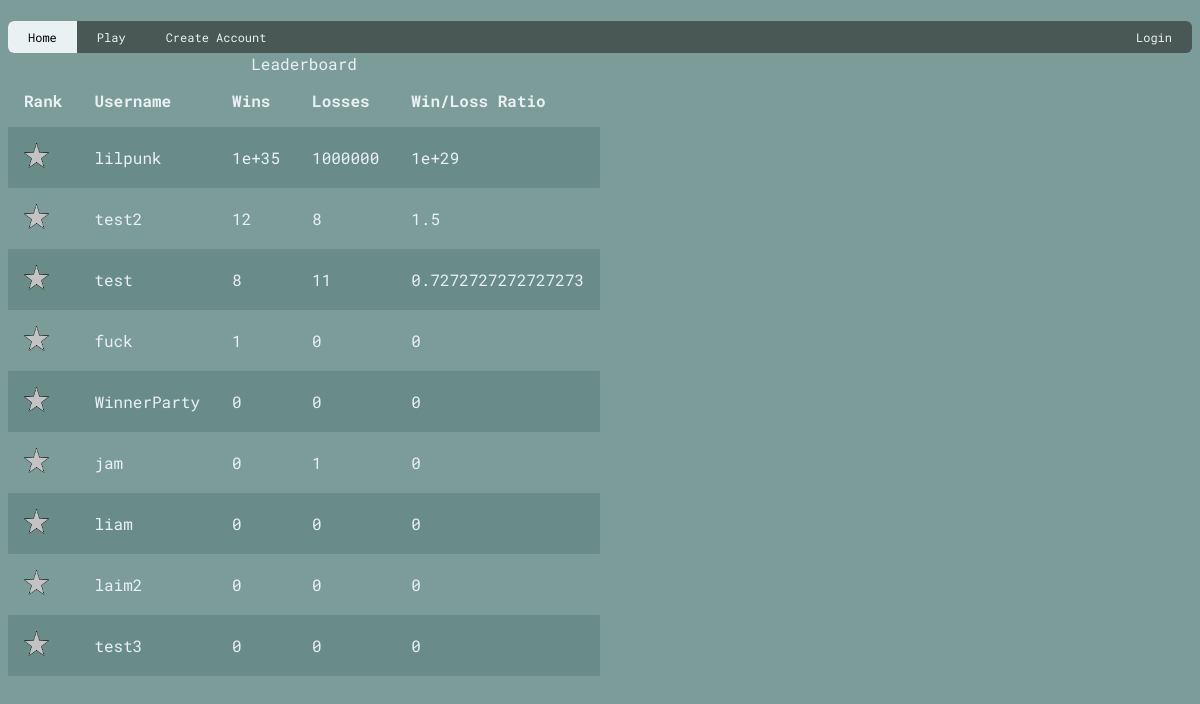
Before: / with the older database file.
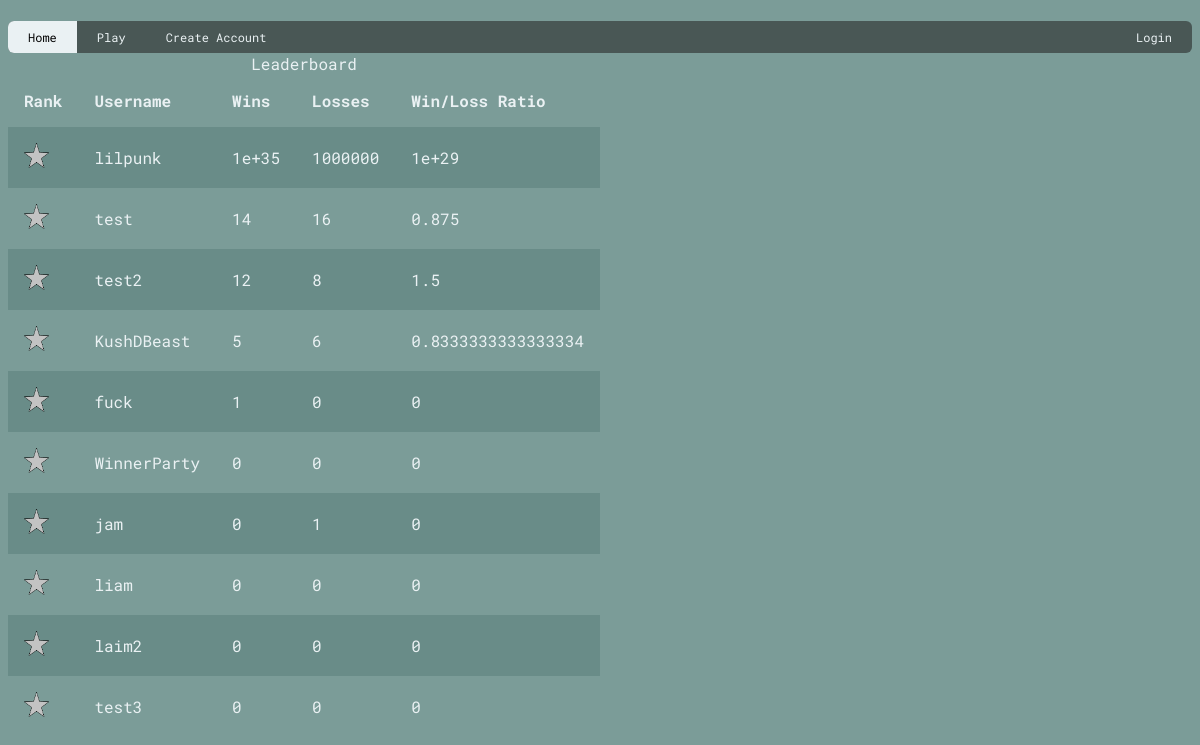
After: the same page with the newer database file.
### models.py (models this page shows)
class users(db.Model):
    __tablename__ = 'user'
    userId = db.Column(db.Integer, primary_key = True)
    username = db.Column(db.String)
    password = db.Column(db.String)
    gamesWon = db.Column(db.Integer)
    gamesLost = db.Column(db.Integer)
    sessionId = db.Column(db.Integer)

### main.py (the view)
@app.route('/')
def home():
    users = (models.users.query.order_by(models.users.gamesWon.desc()).all())
    length = len(users)
    upper_split = int((length/100) * 20)
    lower_split = int((length/100) * 70)
    upper_quart = users[:(upper_split)]
    middle_quart = users[(upper_split):(lower_split)]
    lower_quart = users[(lower_split):]
    print(upper_quart, middle_quart, lower_quart)
    upper_users = models.user_to_picture.query.filter(models.user_to_picture.userId == upper_quart)
    upper_users.pictureRef = 1
    db.session.commit()
    return render_template('home.html', users=users)

### main.py (called while the page is built)
@app.context_processor
def add_current_user(): # function to create a user session
    if session.get('user'): # if there is user session
        return dict(current_user = models.users.query.get(session['user']))
    return dict(current_user = None)

### templates/home.html
{% extends 'layout.html' %}
{% block body %}
<table>
    <caption>Leaderboard</caption>
    <tr>
        <th>Rank</th>
        <th>Username</th>
        <th>Wins</th>
        <th>Losses</th>
        <th>Win/Loss Ratio</th>
    </tr>
    {% for user in users %}
        <tr>
            <td><img src="/static/ranks/silver.png" style="width:25px;height:25px"></td>
            <td>{{user.username}}</td>
            <td>{{user.gamesWon}}</td>
            <td>{{user.gamesLost}}</td>
            {% if user.gamesWon > 0 and user.gamesLost > 0 %}
                <td>{{user.gamesWon / user.gamesLost}}</td>
            {% else %}
                <td>0</td>
            {% endif %}
        </tr>
    {%endfor%}
</table>
{% endblock body %}

### templates/layout.html (shortened to what this page needs)
{% macro nav_item(text, url, extra_class) %}
<a href="{{ url }}" class="{{ extra_class }} {% if request.path == url %}active{% endif %}">{{ text }}</a>
{% endmacro %}
<!DOCTYPE html>
<html lang = 'en'>
<head>
    <link rel = 'stylesheet' href = '/static/css/style.css'>
</head>
<body>
    <div class = 'navbar' id = 'topnav'>
        {{ nav_item('Home', '/') }}
        {{ nav_item('Play', '/play')}}
        {{ nav_item('Create Account', '/createaccount') }}
        <lgn>
            {% if current_user %}
                <txt>{{('Logged in as {}'.format(current_user.username)) }}</txt>
                {{ nav_item('Logout', '/logout') }}
            {% else %}
            {{ nav_item('Login', '/login') }}
            {% endif %}
        </lgn>
    </div>
    <div class="content">
        {% block body %}
        {% endblock body %}
    </div>
</body>
</html>

### static/css/style.css (style rules this page uses)
:root { --c1: #7b9c98; --c2: #eaf1f3; --c3: #495755; --c4: 'Roboto Mono'; --c5: #698c88; }
.navbar { background-color: var(--c3); }
html { font-family: var(--c4); color: var(--c2); }
a { color: var(--c2) }
body { background-color: var(--c1); }
table { border-collapse: collapse; border-spacing: 0; width: 25%; }
th, td { text-align: left; padding: 16px; }
tr:nth-child(even) { background-color: var(--c5); }
.navbar { background-color: var(--c3); overflow: hidden; border-radius: 6px; }
.navbar a { float: left; display: block; color: var(--c2); text-align: center; padding: 8px 20px; text-decoration: none; font-size: 12px; }
.navbar a.active { background-color: var(--c2); color: black; }
lgn { float: right; }

Changed rows visible on the page:
changed users "test": gamesWon "8" → "14"; gamesLost "11" → "16"; user.gamesWon/user.gamesLost "0.7272727272727273" → "0.875"; moves up the list
added users: username "KushDBeast", gamesWon "5", gamesLost "6", user.gamesWon/user.gamesLost "0.8333333333333334"
